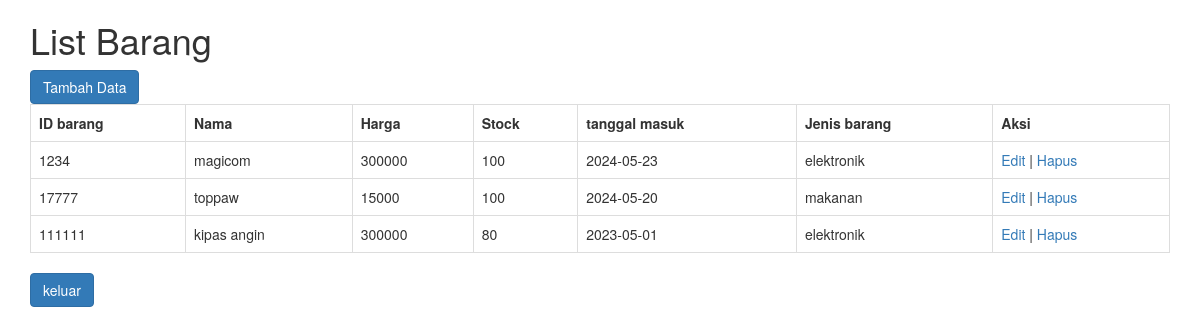
Page /barang.php on the earlier database version.
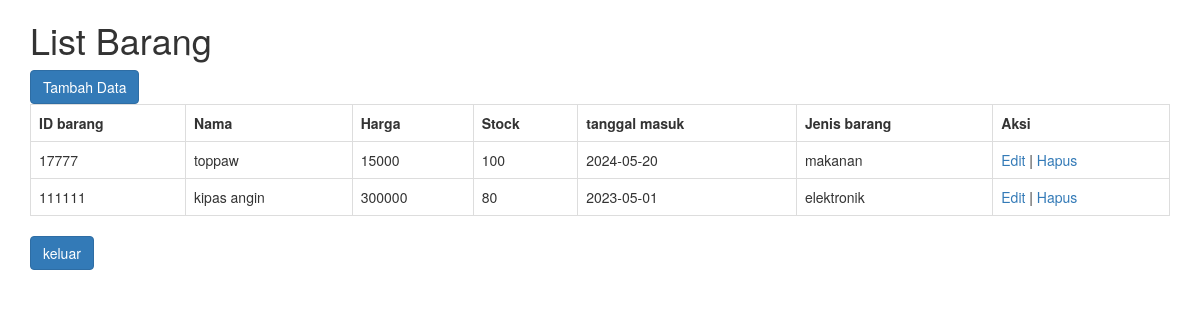
Same page on the later database version.
### tables this page shows
CREATE TABLE `barang` (
  `id_barang` int(11) NOT NULL,
  `nama` varchar(100) NOT NULL,
  `harga` int(12) NOT NULL,
  `stock` int(100) NOT NULL,
  `tanggal_masuk` date NOT NULL,
  `level1` varchar(20) NOT NULL
);

### barang.php (the view, shortened to what this page needs)
<?php
include 'config.php';
$view = $connect->query("SELECT * FROM barang");
?>
<!DOCTYPE html>
<html>
    <head>
        <link rel="stylesheet" href="https://cdn.jsdelivr.net/npm/bootstrap@3.3.7/dist/css/bootstrap.min.css">
    </head>
    <body>
    <div class="container">
        <h1>List Barang</h1>
        <a href="barang_add.php" class="btn btn-primary">Tambah Data</a>
        <table class="table table-bordered">
            <tr>
                <th>ID barang</th>
                <th>Nama</th>
                <th>Harga</th>
                <th>Stock</th>
                <th>tanggal masuk</th>
                <th>Jenis barang</th>
                <th>Aksi</th>
            </tr>
            <?php
            while ($row = $view->fetch_array()) { ?>
            <tr>
                <td><?= $row['id_barang'] ?></td>
                <td><?= $row['nama'] ?></td>
                <td><?= $row['harga'] ?></td>
                <td><?= $row['stock'] ?></td>
                <td><?= $row['tanggal_masuk'] ?></td>
                <td><?= $row['level1'] ?></td>
                <td>
                    <a href="barang_edit.php?id=<?= $row['id_barang']?>">Edit</a> |
                    <a href="barang_hapus.php?id=<?= $row['id_barang']?>">Hapus</a>
                </td>
            </tr>
            <?php }
            ?>
        </table>
        <a href="index.php" class="btn btn-primary">keluar</a>
    </div>
    </body>
</html>

Differences in the rows shown:
removed barang: id_barang "1234", nama "magicom", harga "300000", stock "100", tanggal_masuk "2024-05-23", level1 "elektronik"
